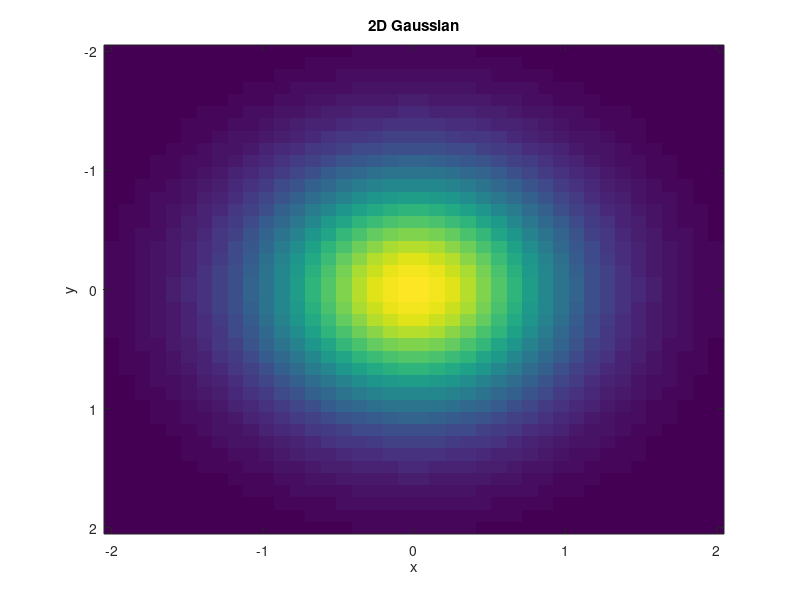

MATLAB code for this plot:
% Image Display — imagesc with colormap
% Display a matrix as a color-scaled image.
% Use colormap() to switch between palettes.
clear
close all

% Generate a 2D Gaussian
x = linspace(-2, 2, 40);
y = linspace(-2, 2, 40);
Z = zeros(40, 40);
for i = 1:40
    for j = 1:40
        Z(i,j) = exp(-(x(j)^2 + y(i)^2));
    end
end

figure
imagesc(x, y, Z)
title('2D Gaussian')
xlabel('x')
ylabel('y')
